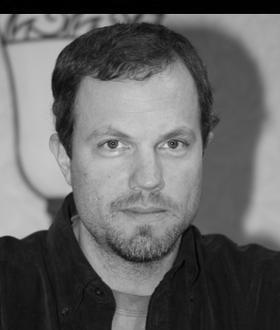
#> input picture 4 - Low Rank Approximation/data/face.jpg, 280 x 330 px
$ python low_rank_approximation.py
#> lines starting #> are read from the running program, lines starting #| are printed output that depends on the picture
#> in MSE, image is the input picture: shape (330, 280); min 0, max 224, mean 101.2
import numpy as np
import matplotlib as mpl
import matplotlib.pyplot as plt


def low_rank_approximation(M, rank):
#> called with rank = 1
    SVD = np.linalg.svd(M, full_matrices = False)
    U, S, V = SVD
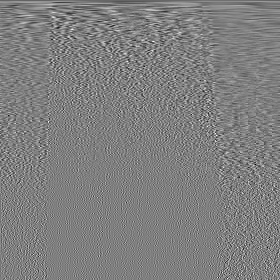
#> V: shape (280, 280) float64; min -0.343, max 0.343, mean -0.000196; drawn with min black and max white
#> S = 280 values, max 34595.2 at index 0, min 0.593 at index 279, mean 309.7
    l_U, l_V = len(U), len(V)
#> l_U = 330; l_V = 280
    M_h = np.zeros((l_U, l_V))
    for i in range(rank):
        M_h += S[i] * np.outer(U.T[i], V[i])
#> this loop made 1 pass
#> pass 1, in low_rank_approximation, `M_h += S[i] * np.outer(U.T[i], V[i])`:
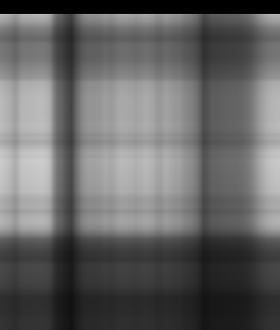
#> M_h: shape (330, 280) float64; min 0.256, max 205.2, mean 101.1
    return M_h

def image_generator(filename):
    image = mpl.image.imread(filename)
    ranks = [5, 20, 100]
    images = {}
    for rank in ranks:
        images[rank] = low_rank_approximation(M = image, rank = rank)
        mpl.image.imsave(filename + '_rank%s.jpg' % rank, images[rank], cmap = 'gray')
    mpl.image.imsave(filename + '_origin.jpg', image, cmap = 'gray')

def show_images():
    image_generator('data/face.jpg')
    image_generator('data/sky.jpg')

def MSE(filename, rank):
    image = mpl.image.imread(filename)
    image_h = low_rank_approximation(M = image, rank = rank)
    # [5 lines of commented-out code are left out]
    MSE = np.sum(np.power((image - image_h), 2))
#> MSE = 115498221.9
    return MSE


def plot_both():
    face_errors, sky_errors = [], []
    interval = range(1, 101)
    for i in interval:
        face_error, sky_error = MSE('data/face.jpg', i), MSE('data/sky.jpg', i)
#> call 2 of MSE, with filename = 'data/sky.jpg', rank = 1
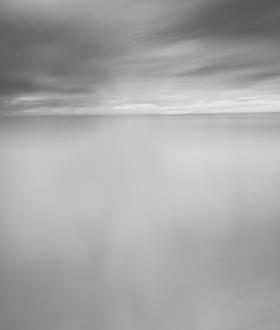
#> input picture 4 - Low Rank Approximation/data/sky.jpg, 280 x 330 px
#> in MSE, image is the input picture: shape (330, 280); min 86, max 232, mean 166.7
#> call 2 of low_rank_approximation, with rank = 1
#> in low_rank_approximation (call 2), `U, S, V = SVD`:
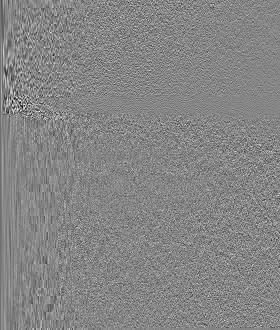
#> U: shape (330, 280) float64; min -0.372, max 0.338, mean -0.000238; drawn with min black and max white
#> in low_rank_approximation (call 2), `U, S, V = SVD`:
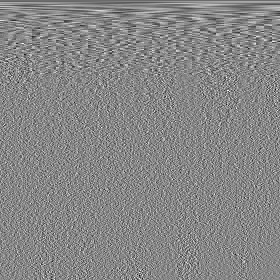
#> V: shape (280, 280) float64; min -0.298, max 0.265, mean -0.000214; drawn with min black and max white
#> in low_rank_approximation (call 2), `U, S, V = SVD`: S = 280 values, max 51317.4 at index 0, min 0.168 at index 279, mean 221.8
#> the loop in low_rank_approximation (call 2), `for i in range(rank):` made 1 pass
#> pass 1, in low_rank_approximation (call 2), `M_h += S[i] * np.outer(U.T[i], V[i])`:
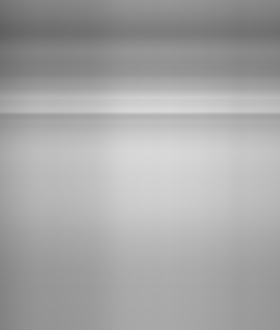
#> M_h: shape (330, 280) float64; min 97.26, max 216.5, mean 166.8
#> in MSE (call 2), `MSE = np.sum(np.power((image - image_h), 2))`: MSE = 16186495.3
#> face_error = 115498221.9; sky_error = 16186495.3
        face_errors.append(face_error)
        sky_errors.append(sky_error)
        print(i)
    plot = plt.plot(interval, face_errors, 'r',
            interval, sky_errors, 'g')
    plt.legend(plot, ('error of face.jpg','error of sky.jpg'))
    plt.xlabel('rank')
    plt.ylabel('error')
    plt.show()
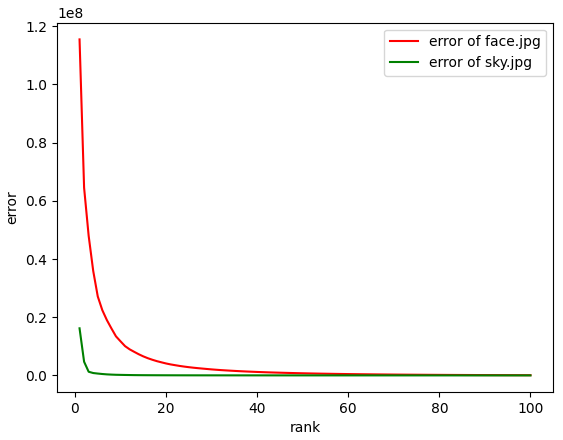
#> figure drawn by matplotlib, 1 panel; curve peaks at x = 1, y = 115498221.9; curve peaks at x = 1, y = 16186495.3

def plot_partial(filename):
    errors = []
    interval = range(2, 50)
    for i in interval:
        error = MSE('data/%s.jpg' % filename, i)
        errors.append(error)
        print(i, error)
    plt.plot(interval, errors, 'b')
    plt.xlabel('rank')
    plt.ylabel('error')
    plt.show()


if __name__ == "__main__":
    # show_images()
    # plot_partial('face')
    # plot_partial('sky')
    plot_both()
